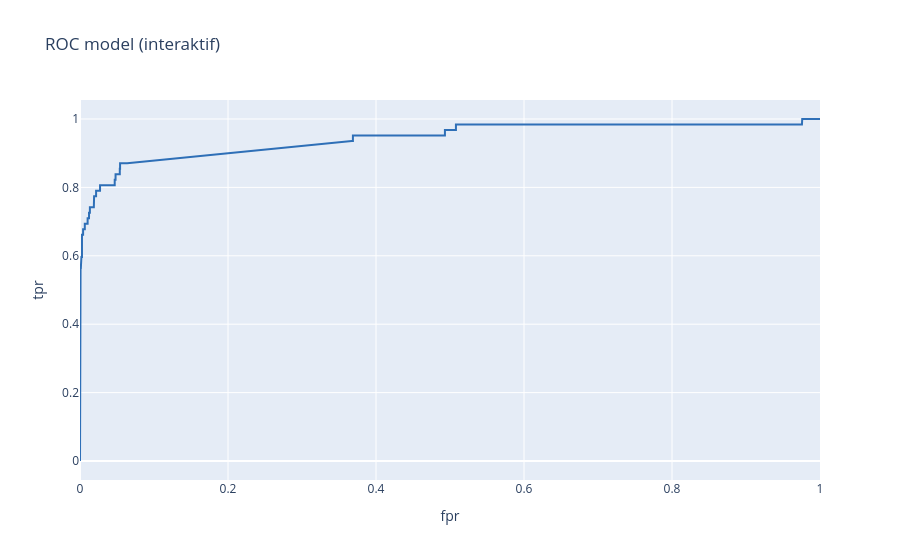

Notebook source saved alongside this figure:
### Markdown cell above
## 9. ROC interaktif (plotly)
**Kapan dipakai:** diskusi memilih ambang bersama tim/juri. **Cara baca:** arahkan kursor ke
kurva untuk melihat threshold, FPR, dan TPR di titik itu.

### Code cell
fpr, tpr, roc_thresholds = roc_curve(y_val, model_scores)
roc_table = pd.DataFrame()
roc_table["fpr"] = fpr
roc_table["tpr"] = tpr
roc_table["threshold"] = roc_thresholds
fig = px.line(roc_table, x="fpr", y="tpr", hover_data=["threshold"],
              title="ROC model (interaktif)")
fig.update_traces(line_color=BLUE)
fig.write_html("evalklas_roc_interaktif.html", include_plotlyjs=True)
fig.show()

### Figure 1 — Plotly figure (JSON) as saved in the notebook; plotly's stock layout.template omitted (floating-point values rounded to 4 significant figures; data arrays with more than 128 entries replaced by an {"elided": "..."} marker saying what was removed)
{"data": [{"customdata": {"elided": "170x1 float values"}, "hovertemplate": "fpr=%{x}<br>tpr=%{y}<br>threshold=%{customdata[0]}<extra></extra>", "legendgroup": "", "line": {"color": "#2E6FB7", "dash": "solid"}, "marker": {"symbol": "circle"}, "mode": "lines", "name": "", "orientation": "v", "showlegend": false, "type": "scatter", "x": {"elided": "170 float values"}, "xaxis": "x", "y": {"elided": "170 float values"}, "yaxis": "y"}], "layout": {"legend": {"tracegroupgap": 0}, "title": {"text": "ROC model (interaktif)"}, "xaxis": {"anchor": "y", "domain": [0.0, 1.0], "title": {"text": "fpr"}}, "yaxis": {"anchor": "x", "domain": [0.0, 1.0], "title": {"text": "tpr"}}}}
